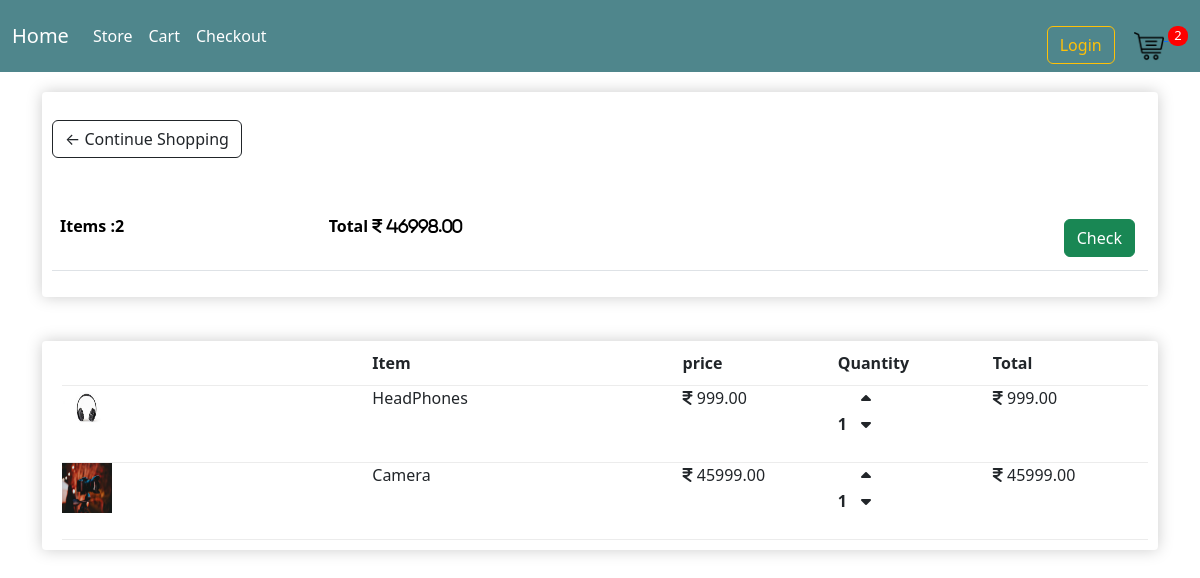
The app's page /cart/ (signed in), older data.
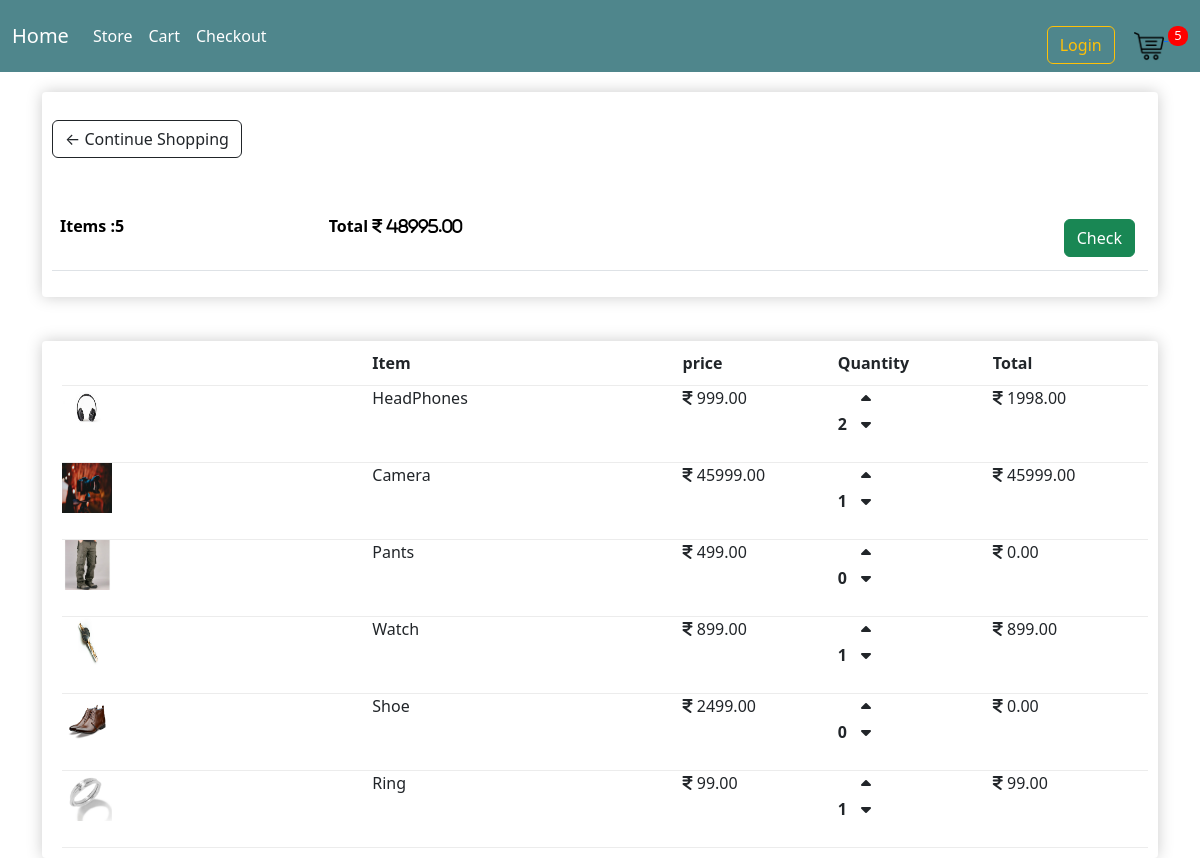
The same page, newer data.
### ecommerce_app/models.py (models this page shows, shortened)
class Order(models.Model):
    customer = models.ForeignKey(Customer,max_length=200,on_delete=models.SET_NULL, null=True,blank=True)
    date_orderd = models.DateTimeField(auto_now_add=True)
    completed = models.BooleanField(default=False,null=True,blank=True)
    transaction_id = models.CharField(max_length=200,null=True)
    @property
    def get_cart_total(self):
        orderitems = self.orderitem_set.all()
        total = sum([ item.get_total for item in orderitems ])
        return total
    @property
    def get_cart_items(self):
        orderitems = self.orderitem_set.all()
        total = sum([ item.quantity for item in orderitems ])
        return total

class OrderItem(models.Model):
    product = models.ForeignKey(Product,max_length=200,on_delete=models.SET_NULL, null=True,blank=True)
    order = models.ForeignKey(Order,max_length=200,default=0,on_delete=models.SET_NULL, null=True,blank=True)
    quantity = models.IntegerField(default=0, null=True,blank=True)
    date_added = models.DateTimeField(auto_now_add=True)
    @property
    def get_total(self):
        total = self.quantity * self.product.price
        return total

class Product(models.Model):
    name = models.CharField(max_length=200,null=True)
    price = models.FloatField()
    digital = models.BooleanField(default=False,null=True,blank=True)
    image = models.ImageField(null=True,blank=True)
    @property
    def imageURL(self):
        try:
            url = self.image.url
        except:
            url=''
        return url

### ecommerce_app/views.py (the view)
# urls.py: path("cart/", views.cart,name="cart"),
def cart(request):
    if request.user.is_authenticated:
        customer = request.user.customer
        order,created = Order.objects.get_or_create(customer = customer, completed=False)
        items = order.orderitem_set.all()
        cartItems = order.get_cart_items
    else:
        items = []
        order = {'get_cart_items':0, 'get_cart_total':0}
        cartItems = order['get_cart_total']
    context = {'items':items,'order':order,'cartItems':cartItems}
    return render(request,"ecommerce_app/cart.html",context)

### ecommerce_app/templates/ecommerce_app/cart.html
{% extends "ecommerce_app/main.html" %}
{% load static %}
{% block content %}
<div class="row">
    <div class="col-lg-12">
        <div class="box-element">
            <a class="btn btn-outline-dark" href="{% url 'store' %}">&#8592; Continue Shopping</a>
            <br>
            <br>
            <br>
            <table class="table">
                <tr>
                    <th><strong>Items</strong> :{{ order.get_cart_items }}</th>
                    <th><strong>Total</strong> <i class="fa-solid fa-indian-rupee-sign"> {{ order.get_cart_total | floatformat:2}}</i></th>
                    <th>
                        <a class="btn btn-success" style="float: right;margin: 5px;"
                            href="{% url 'checkout' %}">Check</a>
                    </th>
                </tr>
            </table>
        </div>
        <br>
        <div class="box-element">
            <div class="cart-row">
                <div style="flex: 2;"></div>
                <div style="flex: 2;"><strong>Item</strong></div>
                <div style="flex: 1;"><strong>price</strong></div>
                <div style="flex: 1;"><strong>Quantity</strong></div>
                <div style="flex: 1;"><strong>Total</strong></div>
            </div>
            {% for item in items %}
            <div class="cart-row">
                <div style="flex: 2;">
                    <img class="row-image" src="{{ item.product.imageURL }}">
                </div>
                <div style="flex: 2;" class="fcart">{{ item.product.name }}</div>
                <div style="flex: 1;" class="fcart"><i class="fa-solid fa-indian-rupee-sign"></i> {{ item.product.price | floatformat:2 }}</div>
                <div style="flex: 1;">
                    <p class="quantity">{{ item.quantity }}</p>
                    <div class="quantity">
                        <i data-product="{{ item.product.id }}" data-action="add" class="fa-solid fa-caret-up chg-quantity update-cart"></i><br>
                        <i data-product="{{ item.product.id }}" data-action="remove" class="fa-solid fa-caret-down chg-quantity update-cart"></i>
                    </div>
                </div>
                <div style="flex: 1;" class="fcart"><i class="fa-solid fa-indian-rupee-sign"></i> {{ item.get_total | floatformat:2 }}</div>
            </div>
            {% endfor %}
        </div>
    </div>
</div>
{% endblock content %}

Row changes from the older to the newer data that the page shows:
changed through a linked row, Order: get_cart_items "2" → "5"; get_cart_total "46998.00" → "48995.00"
changed OrderItem "HeadPhones": quantity "1" → "2"; get_total "999.00" → "1998.00"
added OrderItem: product.imageURL (picture), product.name "Pants", product.price "499.00", quantity "0", get_total "0.00"
added OrderItem: product.imageURL (picture), product.name "Watch", product.price "899.00", quantity "1", get_total "899.00"
added OrderItem: product.imageURL (picture), product.name "Shoe", product.price "2499.00", quantity "0", get_total "0.00"
added OrderItem: product.imageURL (picture), product.name "Ring", product.price "99.00", quantity "1", get_total "99.00"
Text that changed along with them:
{{ cartItems }}: "2" → "5"
